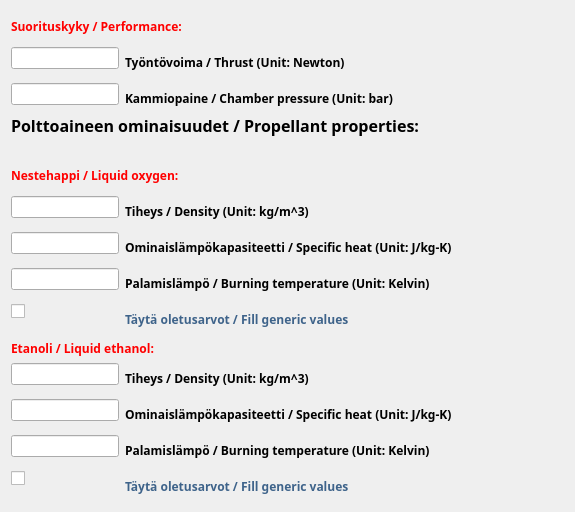
     <widget class="QWidget" name="verticalLayoutWidget">
      <property name="geometry">
       <rect>
        <x>0</x>
        <y>250</y>
        <width>575</width>
        <height>512</height>
       </rect>
      </property>
      <layout class="QVBoxLayout" name="verticalLayout_6">
       <item>
        <widget class="QLabel" name="label_112">
         <property name="sizePolicy">
          <sizepolicy hsizetype="Fixed" vsizetype="Fixed">
           <horstretch>0</horstretch>
           <verstretch>0</verstretch>
          </sizepolicy>
         </property>
         <property name="minimumSize">
          <size>
           <width>200</width>
           <height>30</height>
          </size>
         </property>
         <property name="maximumSize">
          <size>
           <width>200</width>
           <height>30</height>
          </size>
         </property>
         <property name="font">
          <font>
           <family>Nexa</family>
           <italic>false</italic>
           <bold>true</bold>
          </font>
         </property>
         <property name="styleSheet">
          <string notr="true">color: red; font: bold;</string>
         </property>
         <property name="text">
          <string>Suorituskyky / Performance:</string>
         </property>
        </widget>
       </item>
       <item>
        <layout class="QFormLayout" name="formLayout_17">
         <item row="1" column="0">
          <widget class="QLineEdit" name="lineEdit_44">
           <property name="sizePolicy">
            <sizepolicy hsizetype="Fixed" vsizetype="Fixed">
             <horstretch>0</horstretch>
             <verstretch>0</verstretch>
            </sizepolicy>
           </property>
          </widget>
         </item>
         <item row="1" column="1">
          <widget class="QLabel" name="label_113">
           <property name="sizePolicy">
            <sizepolicy hsizetype="Fixed" vsizetype="Fixed">
             <horstretch>0</horstretch>
             <verstretch>0</verstretch>
            </sizepolicy>
           </property>
           <property name="minimumSize">
            <size>
             <width>375</width>
             <height>30</height>
            </size>
           </property>
           <property name="maximumSize">
            <size>
             <width>375</width>
             <height>30</height>
            </size>
           </property>
           <property name="font">
            <font>
             <family>Nexa</family>
             <bold>true</bold>
            </font>
           </property>
           <property name="styleSheet">
            <string notr="true">color: black;</string>
           </property>
           <property name="text">
            <string>Työntövoima / Thrust (Unit: Newton)</string>
           </property>
          </widget>
         </item>
         <item row="2" column="0">
          <widget class="QLineEdit" name="lineEdit_45">
           <property name="sizePolicy">
            <sizepolicy hsizetype="Fixed" vsizetype="Fixed">
             <horstretch>0</horstretch>
             <verstretch>0</verstretch>
            </sizepolicy>
           </property>
          </widget>
         </item>
         <item row="2" column="1">
          <widget class="QLabel" name="label_114">
           <property name="sizePolicy">
            <sizepolicy hsizetype="Fixed" vsizetype="Fixed">
             <horstretch>0</horstretch>
             <verstretch>0</verstretch>
            </sizepolicy>
           </property>
           <property name="minimumSize">
            <size>
             <width>375</width>
             <height>30</height>
            </size>
           </property>
           <property name="maximumSize">
            <size>
             <width>375</width>
             <height>30</height>
            </size>
           </property>
           <property name="font">
            <font>
             <family>Nexa</family>
             <bold>true</bold>
            </font>
           </property>
           <property name="styleSheet">
            <string notr="true">color: black;</string>
           </property>
           <property name="text">
            <string>Kammiopaine / Chamber pressure (Unit: bar)</string>
           </property>
          </widget>
         </item>
        </layout>
       </item>
       <item>
        <widget class="QLabel" name="label_115">
         <property name="sizePolicy">
          <sizepolicy hsizetype="Fixed" vsizetype="Fixed">
           <horstretch>0</horstretch>
           <verstretch>0</verstretch>
          </sizepolicy>
         </property>
         <property name="minimumSize">
          <size>
           <width>420</width>
           <height>30</height>
          </size>
         </property>
         <property name="maximumSize">
          <size>
           <width>420</width>
           <height>40</height>
          </size>
         </property>
         <property name="font">
          <font>
           <family>Nexa</family>
           <pointsize>12</pointsize>
           <bold>true</bold>
          </font>
         </property>
         <property name="styleSheet">
          <string notr="true">color: black;</string>
         </property>
         <property name="text">
          <string>Polttoaineen ominaisuudet / Propellant properties:
</string>
         </property>
        </widget>
       </item>
       <item>
        <widget class="QLabel" name="label_116">
         <property name="sizePolicy">
          <sizepolicy hsizetype="Fixed" vsizetype="Fixed">
           <horstretch>0</horstretch>
           <verstretch>0</verstretch>
          </sizepolicy>
         </property>
         <property name="minimumSize">
          <size>
           <width>200</width>
           <height>30</height>
          </size>
         </property>
         <property name="maximumSize">
          <size>
           <width>200</width>
           <height>30</height>
          </size>
         </property>
         <property name="font">
          <font>
           <family>Nexa</family>
           <italic>false</italic>
           <bold>true</bold>
          </font>
         </property>
         <property name="styleSheet">
          <string notr="true">color: red; font: bold;</string>
         </property>
         <property name="text">
          <string>Nestehappi / Liquid oxygen:</string>
         </property>
        </widget>
       </item>
       <item>
        <layout class="QFormLayout" name="formLayout_18">
         <item row="0" column="0">
          <widget class="QLineEdit" name="lineEdit_46">
           <property name="sizePolicy">
            <sizepolicy hsizetype="Fixed" vsizetype="Fixed">
             <horstretch>0</horstretch>
             <verstretch>0</verstretch>
            </sizepolicy>
           </property>
          </widget>
         </item>
         <item row="0" column="1">
          <widget class="QLabel" name="label_117">
           <property name="sizePolicy">
            <sizepolicy hsizetype="Fixed" vsizetype="Fixed">
             <horstretch>0</horstretch>
             <verstretch>0</verstretch>
            </sizepolicy>
           </property>
           <property name="minimumSize">
            <size>
             <width>375</width>
             <height>30</height>
            </size>
           </property>
           <property name="maximumSize">
            <size>
             <width>375</width>
             <height>30</height>
            </size>
           </property>
           <property name="font">
            <font>
             <family>Nexa</family>
             <bold>true</bold>
            </font>
           </property>
           <property name="styleSheet">
            <string notr="true">color: black;</string>
           </property>
           <property name="text">
            <string>Tiheys / Density (Unit: kg/m^3)</string>
           </property>
          </widget>
         </item>
         <item row="1" column="0">
          <widget class="QLineEdit" name="lineEdit_47">
           <property name="sizePolicy">
            <sizepolicy hsizetype="Fixed" vsizetype="Fixed">
             <horstretch>0</horstretch>
             <verstretch>0</verstretch>
            </sizepolicy>
           </property>
          </widget>
         </item>
         <item row="1" column="1">
          <widget class="QLabel" name="label_118">
           <property name="sizePolicy">
            <sizepolicy hsizetype="Fixed" vsizetype="Fixed">
             <horstretch>0</horstretch>
             <verstretch>0</verstretch>
            </sizepolicy>
           </property>
           <property name="minimumSize">
            <size>
             <width>375</width>
             <height>30</height>
            </size>
           </property>
           <property name="maximumSize">
            <size>
             <width>375</width>
             <height>30</height>
            </size>
           </property>
           <property name="font">
            <font>
             <family>Nexa</family>
             <bold>true</bold>
            </font>
           </property>
           <property name="styleSheet">
            <string notr="true">color: black;</string>
           </property>
           <property name="text">
            <string>Ominaislämpökapasiteetti / Specific heat (Unit: J/kg-K)</string>
           </property>
          </widget>
         </item>
         <item row="2" column="0">
          <widget class="QLineEdit" name="lineEdit_48">
           <property name="sizePolicy">
            <sizepolicy hsizetype="Fixed" vsizetype="Fixed">
             <horstretch>0</horstretch>
             <verstretch>0</verstretch>
            </sizepolicy>
           </property>
          </widget>
         </item>
         <item row="2" column="1">
          <widget class="QLabel" name="label_119">
           <property name="sizePolicy">
            <sizepolicy hsizetype="Fixed" vsizetype="Fixed">
             <horstretch>0</horstretch>
             <verstretch>0</verstretch>
            </sizepolicy>
           </property>
           <property name="minimumSize">
            <size>
             <width>375</width>
             <height>30</height>
            </size>
           </property>
           <property name="maximumSize">
            <size>
             <width>375</width>
             <height>30</height>
            </size>
           </property>
           <property name="font">
            <font>
             <family>Nexa</family>
             <bold>true</bold>
            </font>
           </property>
           <property name="styleSheet">
            <string notr="true">color: black;</string>
           </property>
           <property name="text">
            <string>Palamislämpö / Burning temperature (Unit: Kelvin)</string>
           </property>
          </widget>
         </item>
         <item row="3" column="1">
          <widget class="QLabel" name="label_120">
           <property name="sizePolicy">
            <sizepolicy hsizetype="Fixed" vsizetype="Fixed">
             <horstretch>0</horstretch>
             <verstretch>0</verstretch>
            </sizepolicy>
           </property>
           <property name="minimumSize">
            <size>
             <width>375</width>
             <height>30</height>
            </size>
           </property>
           <property name="maximumSize">
            <size>
             <width>375</width>
             <height>30</height>
            </size>
           </property>
           <property name="font">
            <font>
             <family>Nexa</family>
             <bold>true</bold>
            </font>
           </property>
           <property name="styleSheet">
            <string notr="true">color: #3E638A;</string>
           </property>
           <property name="text">
            <string>Täytä oletusarvot / Fill generic values</string>
           </property>
          </widget>
         </item>
         <item row="3" column="0">
          <widget class="QCheckBox" name="checkBox_12">
           <property name="sizePolicy">
            <sizepolicy hsizetype="Fixed" vsizetype="Fixed">
             <horstretch>0</horstretch>
             <verstretch>0</verstretch>
            </sizepolicy>
           </property>
           <property name="minimumSize">
            <size>
             <width>10</width>
             <height>10</height>
            </size>
           </property>
           <property name="styleSheet">
            <string notr="true">color: green;</string>
           </property>
           <property name="text">
            <string/>
           </property>
          </widget>
         </item>
        </layout>
       </item>
       <item>
        <widget class="QLabel" name="label_121">
         <property name="sizePolicy">
          <sizepolicy hsizetype="Fixed" vsizetype="Fixed">
           <horstretch>0</horstretch>
           <verstretch>0</verstretch>
          </sizepolicy>
         </property>
         <property name="minimumSize">
          <size>
           <width>200</width>
           <height>0</height>
          </size>
         </property>
         <property name="maximumSize">
          <size>
           <width>200</width>
           <height>30</height>
          </size>
         </property>
         <property name="font">
          <font>
           <family>Nexa</family>
           <italic>false</italic>
           <bold>true</bold>
          </font>
         </property>
         <property name="styleSheet">
          <string notr="true">color: red; font: bold;</string>
         </property>
         <property name="text">
          <string>Etanoli / Liquid ethanol:</string>
         </property>
        </widget>
       </item>
       <item>
        <layout class="QFormLayout" name="formLayout_19">
         <item row="0" column="0">
          <widget class="QLineEdit" name="lineEdit_49">
           <property name="sizePolicy">
            <sizepolicy hsizetype="Fixed" vsizetype="Fixed">
             <horstretch>0</horstretch>
             <verstretch>0</verstretch>
            </sizepolicy>
           </property>
          </widget>
         </item>
         <item row="0" column="1">
          <widget class="QLabel" name="label_122">
           <property name="sizePolicy">
            <sizepolicy hsizetype="Fixed" vsizetype="Fixed">
             <horstretch>0</horstretch>
             <verstretch>0</verstretch>
            </sizepolicy>
           </property>
           <property name="minimumSize">
            <size>
             <width>375</width>
             <height>30</height>
            </size>
           </property>
           <property name="maximumSize">
            <size>
             <width>375</width>
             <height>30</height>
            </size>
           </property>
           <property name="font">
            <font>
             <family>Nexa</family>
             <bold>true</bold>
            </font>
           </property>
           <property name="styleSheet">
            <string notr="true">color: black;</string>
           </property>
           <property name="text">
            <string>Tiheys / Density (Unit: kg/m^3)</string>
           </property>
          </widget>
         </item>
         <item row="1" column="0">
          <widget class="QLineEdit" name="lineEdit_50">
           <property name="sizePolicy">
            <sizepolicy hsizetype="Fixed" vsizetype="Fixed">
             <horstretch>0</horstretch>
             <verstretch>0</verstretch>
            </sizepolicy>
           </property>
          </widget>
         </item>
         <item row="2" column="0">
          <widget class="QLineEdit" name="lineEdit_51">
           <property name="sizePolicy">
            <sizepolicy hsizetype="Fixed" vsizetype="Fixed">
             <horstretch>0</horstretch>
             <verstretch>0</verstretch>
            </sizepolicy>
           </property>
          </widget>
         </item>
         <item row="2" column="1">
          <widget class="QLabel" name="label_123">
           <property name="sizePolicy">
            <sizepolicy hsizetype="Fixed" vsizetype="Fixed">
             <horstretch>0</horstretch>
             <verstretch>0</verstretch>
            </sizepolicy>
           </property>
           <property name="minimumSize">
            <size>
             <width>375</width>
             <height>30</height>
            </size>
           </property>
           <property name="maximumSize">
            <size>
             <width>375</width>
             <height>30</height>
            </size>
           </property>
           <property name="font">
            <font>
             <family>Nexa</family>
             <bold>true</bold>
            </font>
           </property>
           <property name="styleSheet">
            <string notr="true">color: black;</string>
           </property>
           <property name="text">
            <string>Palamislämpö / Burning temperature (Unit: Kelvin)</string>
           </property>
          </widget>
         </item>
         <item row="3" column="0">
          <widget class="QCheckBox" name="checkBox_13">
           <property name="sizePolicy">
            <sizepolicy hsizetype="Fixed" vsizetype="Fixed">
             <horstretch>0</horstretch>
             <verstretch>0</verstretch>
            </sizepolicy>
           </property>
           <property name="minimumSize">
            <size>
             <width>10</width>
             <height>10</height>
            </size>
           </property>
           <property name="styleSheet">
            <string notr="true">color: green;</string>
           </property>
           <property name="text">
            <string/>
           </property>
          </widget>
         </item>
         <item row="3" column="1">
          <widget class="QLabel" name="label_124">
           <property name="sizePolicy">
            <sizepolicy hsizetype="Fixed" vsizetype="Fixed">
             <horstretch>0</horstretch>
             <verstretch>0</verstretch>
            </sizepolicy>
           </property>
           <property name="minimumSize">
            <size>
             <width>375</width>
             <height>30</height>
            </size>
           </property>
           <property name="maximumSize">
            <size>
             <width>375</width>
             <height>30</height>
            </size>
           </property>
           <property name="font">
            <font>
             <family>Nexa</family>
             <bold>true</bold>
            </font>
           </property>
           <property name="styleSheet">
            <string notr="true">color: #3E638A;</string>
           </property>
           <property name="text">
            <string>Täytä oletusarvot / Fill generic values</string>
           </property>
          </widget>
         </item>
         <item row="1" column="1">
          <widget class="QLabel" name="label_125">
           <property name="sizePolicy">
            <sizepolicy hsizetype="Fixed" vsizetype="Fixed">
             <horstretch>0</horstretch>
             <verstretch>0</verstretch>
            </sizepolicy>
           </property>
           <property name="minimumSize">
            <size>
             <width>375</width>
             <height>30</height>
            </size>
           </property>
           <property name="maximumSize">
            <size>
             <width>375</width>
             <height>30</height>
            </size>
           </property>
           <property name="font">
            <font>
             <family>Nexa</family>
             <bold>true</bold>
            </font>
           </property>
           <property name="styleSheet">
            <string notr="true">color: black;</string>
           </property>
           <property name="text">
            <string>Ominaislämpökapasiteetti / Specific heat (Unit: J/kg-K)</string>
           </property>
          </widget>
         </item>
        </layout>
       </item>
      </layout>
     </widget>
